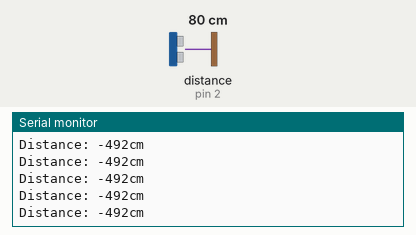
Bench run of a sketch on a simulated Arduino Uno, built with avr-gcc and run on an emulated ATmega328P. Shown: the last lines printed to the serial monitor. Wiring (inferred from the names in the program): ultrasonic range finder: trigger pin 3; echo pin 2. The inputs (shaded band) are chosen by the test bench; at power-on: distance to the obstacle (sensor on pin 2) 80 cm. The echo pulse lasts 58.3 µs per cm.

Above: at 1.2 s.
1.3 s: distance to the obstacle (sensor on pin 2) set to 18 cm
At 2.0 s:
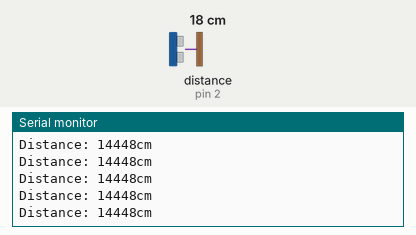
4.3 s: distance to the obstacle (sensor on pin 2) set to 2 cm
At 5.3 s:
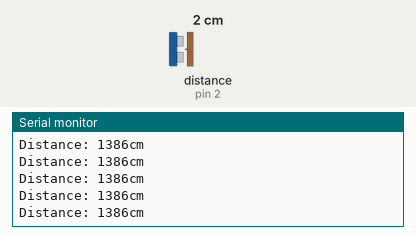
7.3 s: distance to the obstacle (sensor on pin 2) set to 60 cm
At 8.3 s:
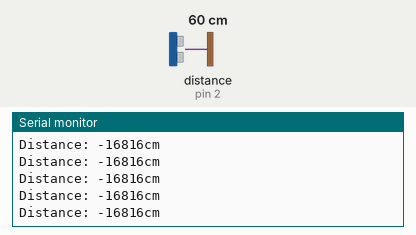
10.3 s: distance to the obstacle (sensor on pin 2) set to 4 cm
At 10.9 s:
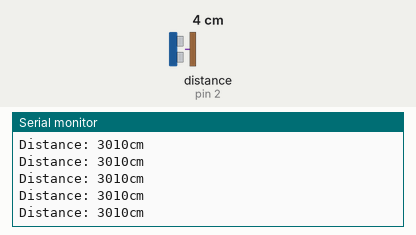
13.3 s: distance to the obstacle (sensor on pin 2) set to 299 cm
At 14.0 s:
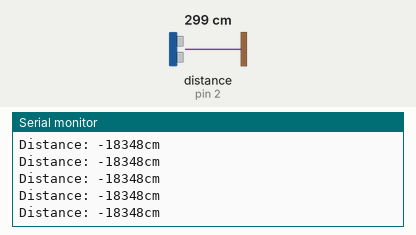
16.3 s: distance to the obstacle (sensor on pin 2) set to 9 cm
At 17.4 s:
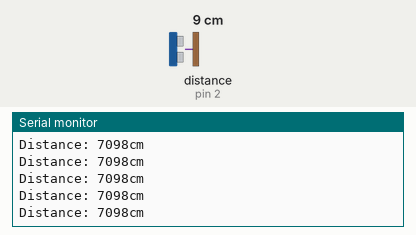
Timing chart, 0 to 19.3 s (numbered marks = the images above; inputs shaded):
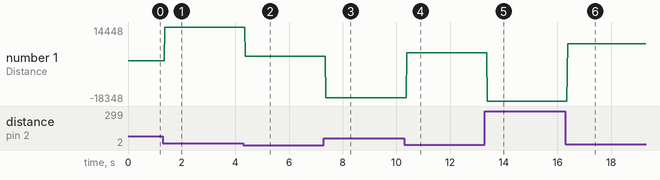

The sketch:

question2__1_.ino
```cpp
#define echoPin 2
#define trigPin 3
long duration;
int distance;

void setup()
{
  pinMode(trigPin, OUTPUT);
  pinMode(echoPin, INPUT);
  Serial.begin(9600);
}

void loop()
  {
  digitalWrite(trigPin,LOW);
  delayMicroseconds(2);
  digitalWrite(trigPin,HIGH);
  delayMicroseconds(10);
  digitalWrite(trigPin,LOW);
  duration=pulseIn(echoPin,HIGH);
  distance=duration * 0034 / 2;
  Serial.print("Distance: ");


  Serial.print(distance);
  Serial.println("cm");


}
```

Measured:
- after the input at 1.3 s, the serial monitor: prints a new line after 0.07 s (image 1)
- after the input at 4.3 s, the serial monitor: prints a new line after 0.08 s (image 2)
- after the input at 7.3 s, the serial monitor: prints a new line after 0.07 s (image 3)
- after the input at 10.3 s, the serial monitor: prints a new line after 0.09 s (image 4)
- after the input at 13.3 s, the serial monitor: prints a new line after 0.08 s (image 5)
- after the input at 16.3 s, the serial monitor: prints a new line after 0.08 s (image 6)
- plotted number 1: -492 → 14448 after the input at 1.3 s, 14448 → 1386 after the input at 4.3 s, 1386 → -16816 after the input at 7.3 s, -16816 → 3010 after the input at 10.3 s, 3010 → -18348 after the input at 13.3 s
